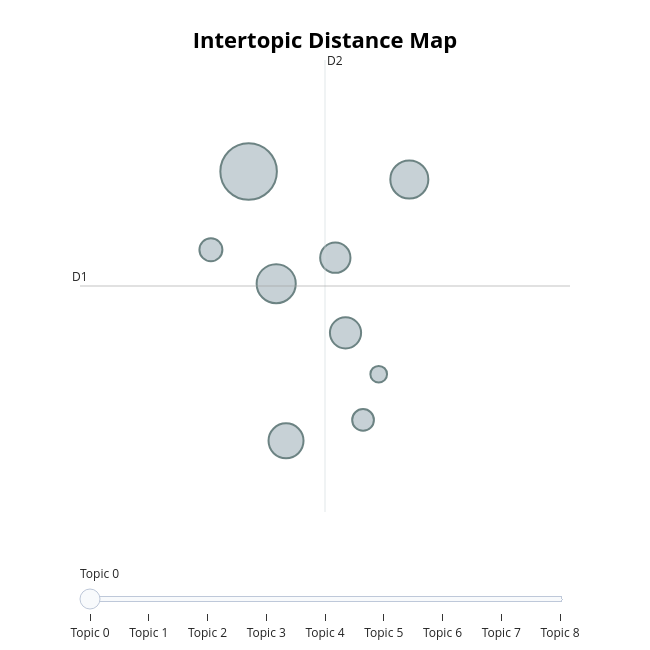

Notebook code for this chart:
### Code cell
topic_model.visualize_topics()

### Figure 1 — Plotly figure (JSON) as saved in the notebook; plotly's stock layout.template omitted (floating-point values rounded to 4 significant figures)
{"data": [{"customdata": [[0, "Study evaluation preferences", 115], [1, "Visual aids for experimental evaluation", 55], [2, "Preference for presentation design evaluation", 52], [3, "Learning Preference for Presentations", 44], [4, "Topic: Preference for study presentations vs abstracts", 35], [5, "Preference for presentation over abstract (experiment explanation)", 33], [6, "Value of Study Abstracts", 19], [7, "topics: Preferences for learning styles (study presentation vs abstract)", 17], [8, "Study Presentation Preference", 10]], "hovertemplate": "<b>Topic %{customdata[0]}</b><br>%{customdata[1]}<br>Size: %{customdata[2]}", "legendgroup": "", "marker": {"color": "#B0BEC5", "line": {"color": "DarkSlateGrey", "width": 2}, "size": [115, 55, 52, 44, 35, 33, 19, 17, 10], "sizemode": "area", "sizeref": 0.07187, "symbol": "circle"}, "mode": "markers", "name": "", "orientation": "v", "showlegend": false, "type": "scatter", "x": [5.701, 5.874, 6.707, 5.935, 6.308, 6.244, 5.465, 6.417, 6.515], "xaxis": "x", "y": [10.09, 8.566, 9.979, 6.435, 7.899, 8.918, 9.026, 6.718, 7.338], "yaxis": "y"}], "layout": {"annotations": [{"showarrow": false, "text": "D1", "x": 4.645, "y": 8.535, "yshift": 10}, {"showarrow": false, "text": "D2", "x": 6.179, "xshift": 10, "y": 11.6}], "height": 650, "hoverlabel": {"bgcolor": "white", "font": {"family": "Rockwell", "size": 16}}, "legend": {"itemsizing": "constant", "tracegroupgap": 0}, "margin": {"t": 60}, "shapes": [{"line": {"color": "#CFD8DC", "width": 2}, "type": "line", "x0": 6.179, "x1": 6.179, "y0": 5.47, "y1": 11.6}, {"line": {"color": "#9E9E9E", "width": 2}, "type": "line", "x0": 4.645, "x1": 7.713, "y0": 8.535, "y1": 8.535}], "sliders": [{"active": 0, "pad": {"t": 50}, "steps": [{"args": [{"marker.color": [["red", "#B0BEC5", "#B0BEC5", "#B0BEC5", "#B0BEC5", "#B0BEC5", "#B0BEC5", "#B0BEC5", "#B0BEC5"]]}], "label": "Topic 0", "method": "update"}, {"args": [{"marker.color": [["#B0BEC5", "red", "#B0BEC5", "#B0BEC5", "#B0BEC5", "#B0BEC5", "#B0BEC5", "#B0BEC5", "#B0BEC5"]]}], "label": "Topic 1", "method": "update"}, {"args": [{"marker.color": [["#B0BEC5", "#B0BEC5", "red", "#B0BEC5", "#B0BEC5", "#B0BEC5", "#B0BEC5", "#B0BEC5", "#B0BEC5"]]}], "label": "Topic 2", "method": "update"}, {"args": [{"marker.color": [["#B0BEC5", "#B0BEC5", "#B0BEC5", "red", "#B0BEC5", "#B0BEC5", "#B0BEC5", "#B0BEC5", "#B0BEC5"]]}], "label": "Topic 3", "method": "update"}, {"args": [{"marker.color": [["#B0BEC5", "#B0BEC5", "#B0BEC5", "#B0BEC5", "red", "#B0BEC5", "#B0BEC5", "#B0BEC5", "#B0BEC5"]]}], "label": "Topic 4", "method": "update"}, {"args": [{"marker.color": [["#B0BEC5", "#B0BEC5", "#B0BEC5", "#B0BEC5", "#B0BEC5", "red", "#B0BEC5", "#B0BEC5", "#B0BEC5"]]}], "label": "Topic 5", "method": "update"}, {"args": [{"marker.color": [["#B0BEC5", "#B0BEC5", "#B0BEC5", "#B0BEC5", "#B0BEC5", "#B0BEC5", "red", "#B0BEC5", "#B0BEC5"]]}], "label": "Topic 6", "method": "update"}, {"args": [{"marker.color": [["#B0BEC5", "#B0BEC5", "#B0BEC5", "#B0BEC5", "#B0BEC5", "#B0BEC5", "#B0BEC5", "red", "#B0BEC5"]]}], "label": "Topic 7", "method": "update"}, {"args": [{"marker.color": [["#B0BEC5", "#B0BEC5", "#B0BEC5", "#B0BEC5", "#B0BEC5", "#B0BEC5", "#B0BEC5", "#B0BEC5", "red"]]}], "label": "Topic 8", "method": "update"}]}], "title": {"font": {"color": "Black", "size": 22}, "text": "<b>Intertopic Distance Map</b>", "x": 0.5, "xanchor": "center", "y": 0.95, "yanchor": "top"}, "width": 650, "xaxis": {"anchor": "y", "domain": [0, 1], "range": [4.645, 7.713], "title": {"text": ""}, "visible": false}, "yaxis": {"anchor": "x", "domain": [0, 1], "range": [5.47, 11.6], "title": {"text": ""}, "visible": false}}}
